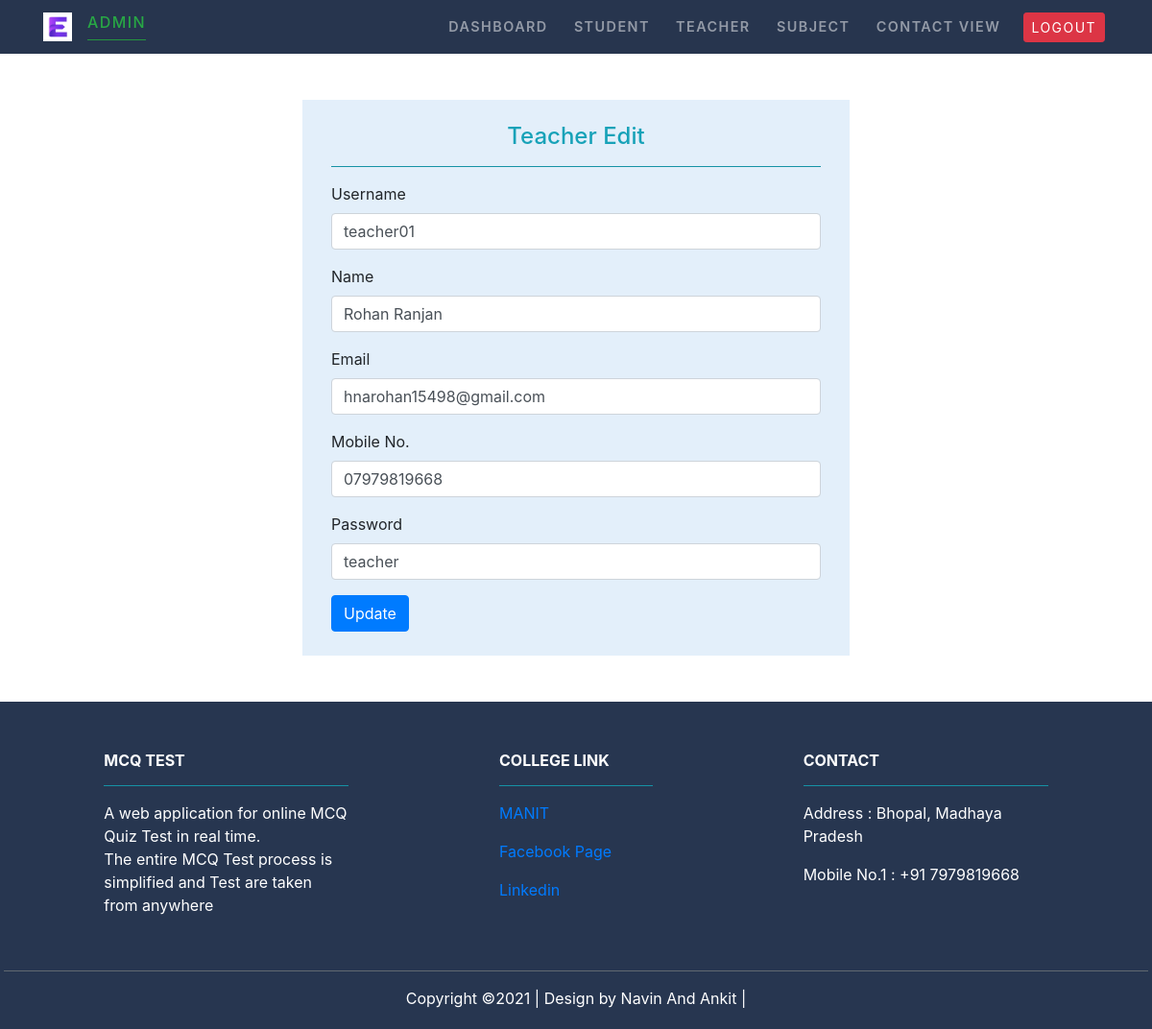
Screenshot of /edit_teacher/1/ with the database file from the repository.
### Teacher/models.py (models this page shows, shortened)
class Teacher(models.Model):
    username=models.CharField(max_length=20)
    name=models.CharField(max_length=50)
    subject = models.ForeignKey(Subject,on_delete=models.CASCADE)
    email=models.EmailField(max_length=100)
    mobile= models.CharField(max_length=11)
    password=models.CharField(max_length=30)

### MCQ_Test/views.py (the view, shortened to what this page needs)
# urls.py: path('edit_teacher/<int:id>/',views.admin_edit_teacher,name="editteacher"),
def admin_edit_teacher(request,id):
    stu=Teacher.objects.get(pk=id)
    return render(request,'MCQ_Test/adminteacheredit.html',{'stu':stu})

### MCQ_Test/templates/MCQ_Test/adminteacheredit.html (shortened to what this page needs)
{% extends 'MCQ_Test/adminbase.html' %}
{% load static %}
{% block content %}
<div class="container py-5">
        <div class="row justify-content-center align-items-center ">
          <div class="col-md-6 " style="background-color: rgb(227, 239, 250);">
              <div class="col-md-12 py-4">
                  <div class="text-center text-info" >
                      <h4> Teacher Edit</h4>
                  </div>
                      <hr class="bg-info">
                           <form action="{% url 'editteacher' stu.id %}" method="POST">
                            <div class="form-group">
                              <label >Username</label>
                              <input type="Username" class="form-control" name="username" Required value="{{stu.username}}" >
                            </div>
                            <div class="form-group">
                              <label for="exampleInputPassword1">Name</label>
                              <input type="text" class="form-control" name="uname" Required value="{{stu.name}}" >
                            </div>
                            <div class="form-group">
                              <label for="exampleInputPassword1">Email</label>
                              <input type="email" class="form-control" name="uemail" Required value="{{stu.email}}">
                            </div>
                            <div class="form-group">
                              <label for="exampleInputPassword1">Mobile No. </label>
                              <input type="number" class="form-control" name="umobile"Required value="{{stu.mobile}}" >
                            </div>
                            <div class="form-group">
                              <label for="exampleInputPassword1">Password</label>
                              <input type="text" class="form-control" name="upass" Required value="{{stu.password}}" >
                            </div>
                            <button type="submit" class="btn btn-primary">Update</button>
                          </form>
                          <div class='col-sm-4'>
                          </div>
                      </div>
                   </div>
            </div>
        </div>
{% endblock content %}

### rows the page displays
Teacher: username "teacher01", uname "Rohan Ranjan", uemail "hnarohan15498@gmail.com", umobile "07979819668", upass "teacher"
